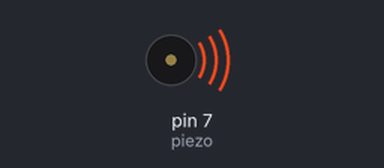
The sketch below on a simulated Arduino Uno, built with avr-gcc and run on an emulated ATmega328P. Parts: buzzer (waves = sounding).

Above: at 0.1 s.
At 8.1 s:
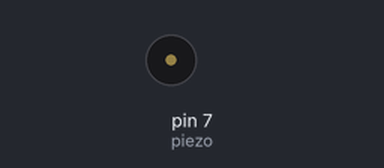
Timing chart, 0 to 9.6 s (numbered marks = the images above):
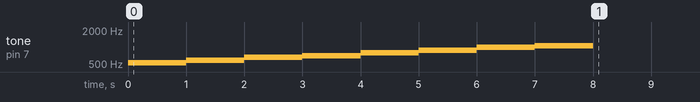

The sketch:

basic.ino
```cpp
int piezo = 7;

void setup() {
  pinMode(piezo, OUTPUT);

  tone(piezo, 523);   // 5옥타브 도
  delay(1000);
  tone(piezo, 587);   // 레
  delay(1000);
  tone(piezo, 659);   // 미
  delay(1000);
  tone(piezo, 698);   // 파
  delay(1000);
  tone(piezo, 784);   // 솔
  delay(1000);
  tone(piezo, 880);   // 라
  delay(1000);
  tone(piezo, 988);   // 시
  delay(1000);
  tone(piezo, 1046);  // 6옥타브 도
  delay(1000);

  noTone(piezo);
}

void loop() {
}
```
